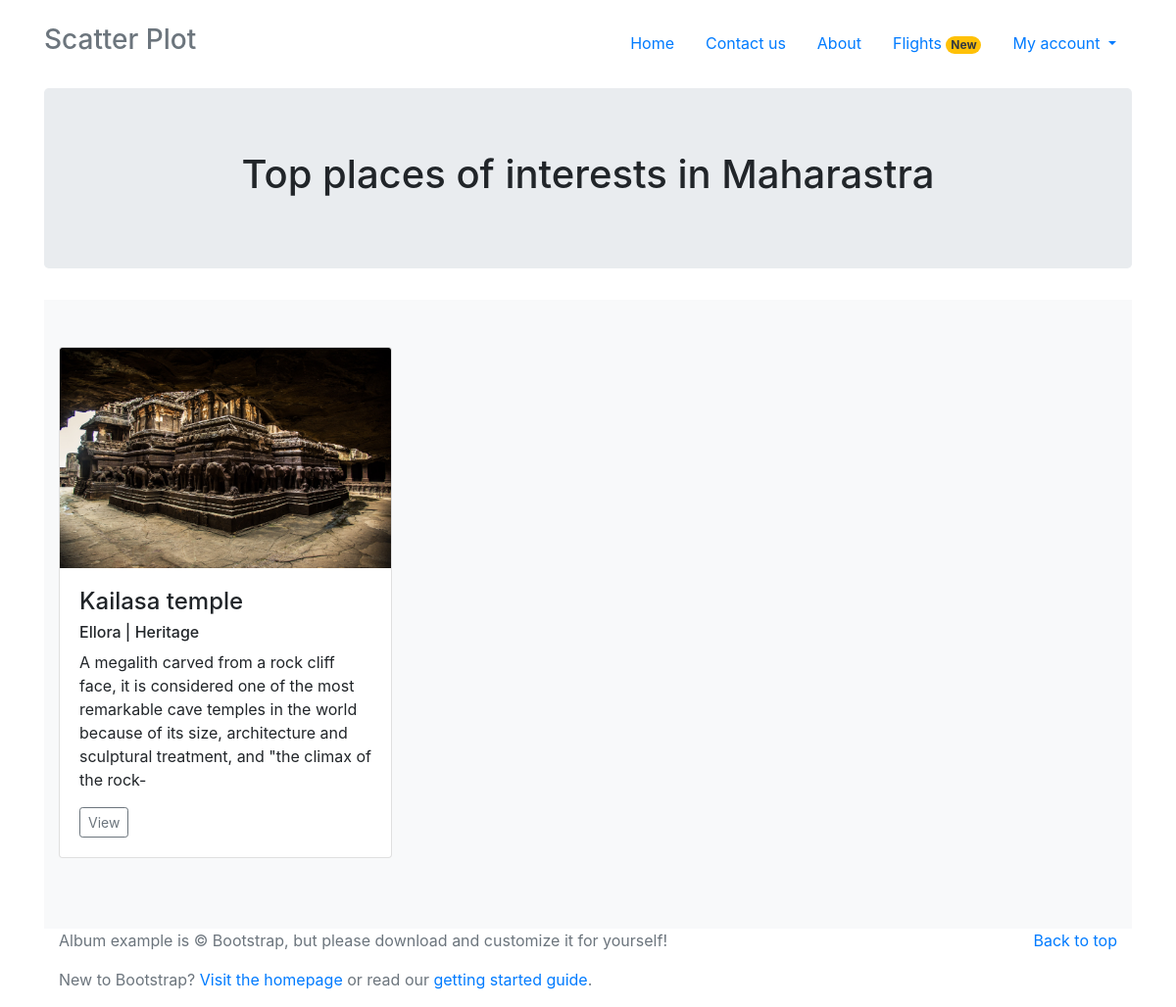
The app's page /home/states/maharastra with its own data.
### Profile/models.py (models this page shows)
class Points_of_Interest(models.Model):
    State_name = models.ForeignKey(state, on_delete=models.CASCADE)
    slug = models.SlugField(max_length=100, default='state')
    Point_of_interest = models.CharField(max_length=100, null=True)
    poislug = models.SlugField(max_length=100, null=True)
    header_image = models.ImageField(null=True, blank=True, upload_to="POIs")
    category = models.CharField(max_length=50, choices=category)
    Short_Description = models.TextField(max_length=300, default='', help_text='Write a short catchy description about the POI in 100 words max')
    city = models.CharField(max_length=50, default='')
    Description = models.TextField(max_length=2000, default='', help_text='500 words max')
    Latitude = models.FloatField()
    Longitude = models.FloatField()
    Tips = models.TextField(max_length=500, default='')
    Entry_fees_Adults = models.CharField(max_length=50, default='')
    Entry_fees_Children = models.CharField(max_length=50, default='')
    Transport_methods = models.TextField(max_length=300, default='')
    Suggestions = models.TextField(max_length=500, default='', help_text='Suggest something about the place. Example: The best food to try around this area (or) other places of interests around (or) Visitors food is not allowed')
    def __str__(self):
        return (self.Point_of_interest)

class state(models.Model):
    state = models.CharField(primary_key=True, max_length=100)
    slug = models.SlugField(max_length=100, default='state')
    header_image = models.ImageField(null=True, blank=True, upload_to="statesimg")
    def __str__(self):
        return str(self.state)

### Profile/views.py (the view)
# urls.py: path('home/states/<slug:slug>', views.placesofinterest.as_view(), name='placesofinterest'),
class placesofinterest(DetailView):
    model = Points_of_Interest
    template_name = 'placesofinterest.html'

### templates/placesofinterest.html (shortened to what this page needs)
{% extends 'bootstrap.html' %}
{% block body %}
<main role="main">
  <section class="jumbotron text-center">
    <div class="container">
      <h1 class="jumbotron-heading">Top places of interests in {{ object.State_name }}</h1>
    </div>
  </section>
  <div class="album py-5 bg-light">
    <div class="container">
      <div class="row">
        <div class="col-md-4">
          <div class="card mb-4 box-shadow">
            <img class="card-img-top" style="height: 225px; width: 100%; display: block;" src={{object.header_image.url}} data-holder-rendered="true">
            <div class="card-body">
              <h4 class="card-text">{{object}}</h4>
              <h6 class="card-text">{{object.city}} | {{object.category}}</h6>
              <p class="card-text">{{object.Short_Description|slice:":200"}}</p>
              <div class="d-flex justify-content-between align-items-center">
                <div class="btn-group">
                  <a href="{% url 'poidetailview' object.pk %}" class="btn btn-sm btn-outline-secondary">View</a>
                </div>
              </div>
            </div>
          </div>
        </div>
      </div>
    </div>
  </div>
</main>
<footer class="text-muted">
  <div class="container">
    <p class="float-right">
      <a href="#">Back to top</a>
    </p>
    <p>Album example is © Bootstrap, but please download and customize it for yourself!</p>
    <p>New to Bootstrap? <a href="../../">Visit the homepage</a> or read our <a href="../../getting-started/">getting started guide</a>.</p>
  </div>
</footer>
{% endblock %}

### records on screen
Points_of_Interest: State_name "Maharastra", header_image (picture), Point_of_interest "Kailasa temple", city "Ellora", category "Heritage", Short_Description "A megalith carved from a rock cliff face, it is considered one of the most remarkable cave temples in the world because of its size, architecture and sculptural treatment, and \"the climax of the rock-"
